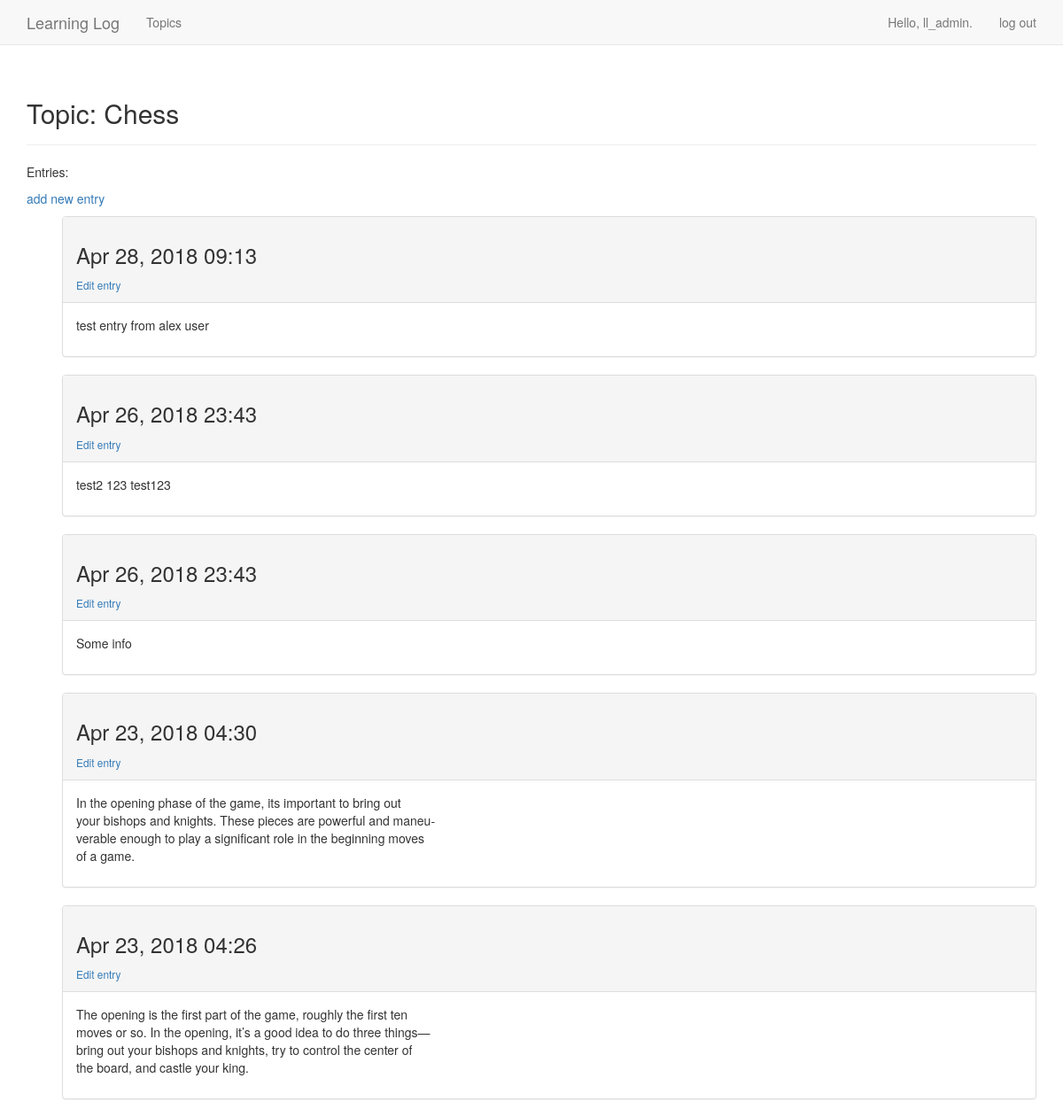
The page /topics/1/ (signed in) on the database its author committed.
### learning_logs/models.py (models this page shows, shortened)
class Topic(models.Model):
    text = models.CharField(max_length=200)
    date_added = models.DateTimeField(auto_now_add=True)
    owner = models.ForeignKey(User)
    public = models.BooleanField(default=False)
    def __str__(self):
        return self.text

class Entry(models.Model):
    topic = models.ForeignKey(Topic)
    text = models.TextField()
    date_added = models.DateTimeField(auto_now_add=True)
    class Meta:
        verbose_name_plural = 'entries'

### learning_logs/views.py (the view)
# urls.py: url(r'^topics/(?P<topic_id>\d+)/$', views.topic, name='topic'),
def topic(request, topic_id):
    topic = get_object_or_404(Topic, id=topic_id)
    validate_topic_rights(request, topic)
    entries = topic.entry_set.order_by('-date_added')
    context = {'topic': topic, 'entries': entries}
    return render(request, 'learning_logs/topic.html', context)

### learning_logs/views.py (called while the page is built)
def validate_topic_rights(request, topic):
    if topic.public:
        return
    if topic.owner != request.user:
        raise Http404

### learning_logs/templates/learning_logs/topic.html
{% extends "learning_logs/base.html"%}
{% block header %}
    <h2>Topic: {{ topic }}</h2>
{% endblock header %}
{% block content %}
    <p>Entries:</p>
        {% if user.is_authenticated %}
             <p>
                <a href="{% url 'learning_logs:new_entry' topic.id %}">add new entry</a>
            </p>
        {% endif %}
    <ul>
        {% for entry in entries %}
            <div class="panel panel-default">
                <div class="panel-heading">
                    <h3>
                        {{ entry.date_added|date:'M d, Y H:i' }}
                    </h3>
                    {% if user.is_authenticated %}
                        <small>
                            <a href="{% url 'learning_logs:edit_entry' entry.id %}">
                                Edit entry
                            </a>
                        </small>
                    {% endif %}
                </div>
                <div class="panel-body">
                    {{ entry.text|linebreaks }}
                </div>
            </div>
        {%empty%}
            There are no entries for this topic yet.
        {% endfor %}
    </ul>
{% endblock content %}

### learning_logs/templates/learning_logs/base.html (shortened to what this page needs)
{% load bootstrap3 %}
<!DOCTYPE html>
<html lang="en">
<head>
    {% bootstrap_css %}
</head>
<body>
<nav class="navbar navbar-default navbar-static-top">
    <div class="container">
        <div class="navbar-header">
            <a class="navbar-brand" href="{% url 'learning_logs:index' %}">
                Learning Log</a>
        </div>
        <div id="navbar" class="navbar-collapse collapse">
            <ul class="nav navbar-nav">
                <li><a href="{% url 'learning_logs:topics' %}">Topics</a></li>
            </ul>
            <ul class="nav navbar-nav navbar-right">
                {% if user.is_authenticated %}
                <li><a>Hello, {{ user.username }}.</a></li>
                <li><a href="{% url 'users:logout' %}">log out</a></li>
                {% else %}
                <li><a href="{% url 'users:register' %}">register</a></li>
                <li><a href="{% url 'users:login' %}">log in</a></li>
                {% endif %}
            </ul>
        </div>
    </div>
</nav>
<div class="container">
    <div class="page-header">
        {% block header %}{% endblock header %}
    </div>
    <div>
        {% block content %}{% endblock content %}
    </div>
</div>
</body>
</html>

### rows shown on the page
Topic: text "Chess"
Entry: date_added "Apr 28, 2018 09:13", text "test entry from alex user"
Entry: date_added "Apr 26, 2018 23:43", text "test2 123 test123"
Entry: date_added "Apr 26, 2018 23:43", text "Some info"
Entry: date_added "Apr 23, 2018 04:30", text "In the opening phase of the game, its important to bring out your bishops and knights. These pieces are powerful and maneu- verable enough to play a significant role in the beginning moves of a game."
Entry: date_added "Apr 23, 2018 04:26", text "The opening is the first part of the game, roughly the first ten moves or so. In the opening, it’s a good idea to do three things— bring out your bishops and knights, try to control the center of the board, and castle your king."

### other values the page prints
{{ user.username }} "ll_admin"
